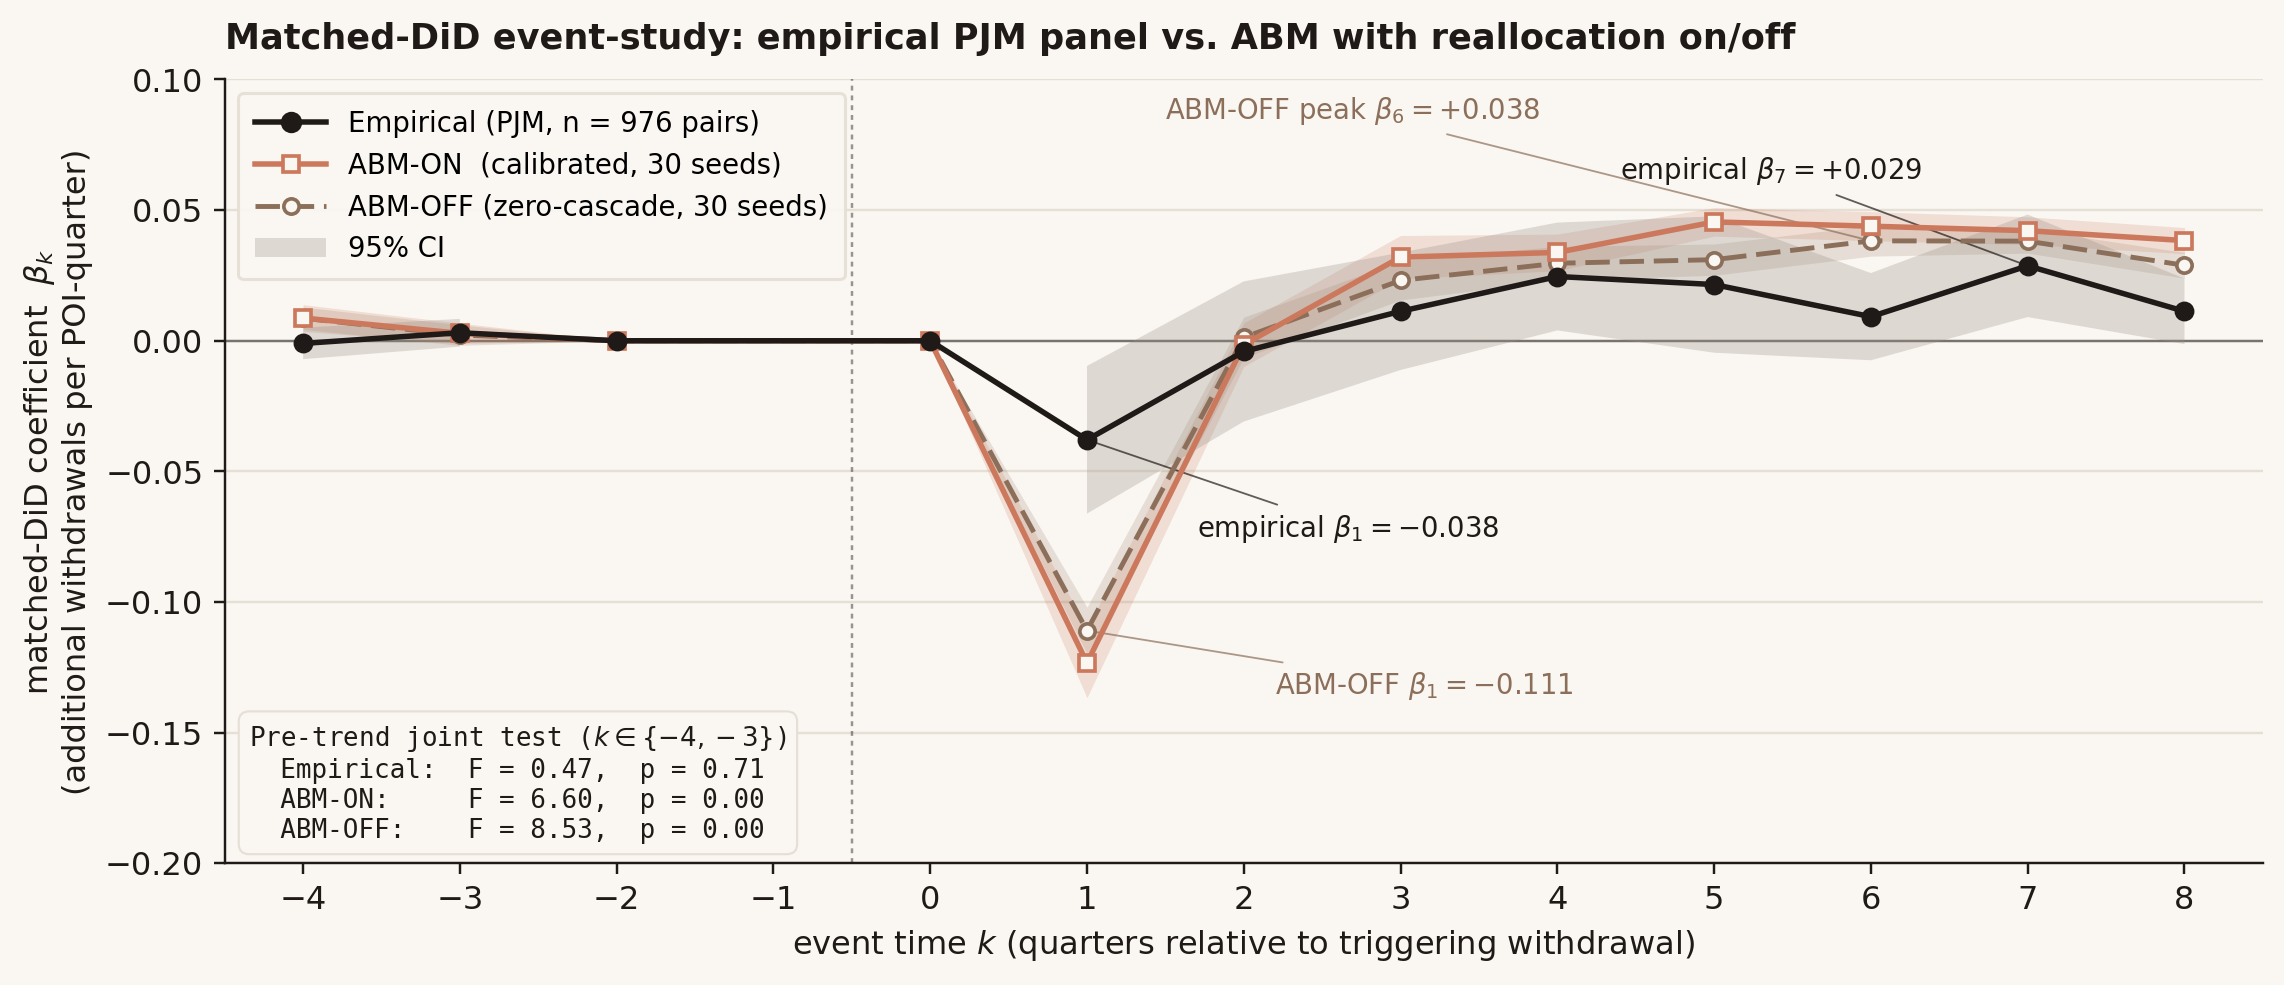

Source code (Python):
"""Figure 1: Empirical vs. ABM-ON vs. ABM-OFF matched-DiD event-study coefficients.

Reads:
  contagion/output/matched_did/tables/event_study_coefficients.csv  (empirical)
  contagion/output/matched_did/tables/pre_trend_test.csv            (empirical pre-trend F)
  ABM/full_abm/output/cascade_decomposition.csv                     (ABM ON/OFF, 30 seeds)

Writes:
  paper_figures/fig1_event_study.pdf
  paper_figures/fig1_event_study.png
"""
from __future__ import annotations
import os
import numpy as np
import pandas as pd
import matplotlib.pyplot as plt
from matplotlib.lines import Line2D
from matplotlib.patches import Patch

ROOT = os.path.dirname(os.path.dirname(os.path.abspath(__file__)))
EMP_CSV = os.path.join(ROOT, "contagion/output/matched_did/tables/event_study_coefficients.csv")
PRE_CSV = os.path.join(ROOT, "contagion/output/matched_did/tables/pre_trend_test.csv")
ABM_CSV = os.path.join(ROOT, "ABM/full_abm/output/cascade_decomposition.csv")
OUT_PDF = os.path.join(ROOT, "paper_figures/fig1_event_study.pdf")
OUT_PNG = os.path.join(ROOT, "paper_figures/fig1_event_study.png")

N_PAIRS = 976
N_SEEDS = 30

# Anthropic-ish palette: cream background, warm coral, muted brown, near-black ink.
CREAM   = "#FAF7F2"
INK     = "#1F1A17"
GRID    = "#E6DFD5"
CORAL   = "#CC785C"   # ABM-ON
BROWN   = "#8C6F5A"   # ABM-OFF
BLACK   = "#1F1A17"   # Empirical
RIB_EMP = "#9C9389"
RIB_ON  = "#CC785C"
RIB_OFF = "#8C6F5A"


def load_data():
    emp = pd.read_csv(EMP_CSV)
    abm = pd.read_csv(ABM_CSV)
    pre = pd.read_csv(PRE_CSV)
    return emp, abm, pre


def pre_trend_stat(beta, se, ks):
    """Wald-style joint-zero stat on pre-period (k in {-4,-3}); k=-2,-1 are mechanically zero."""
    mask = np.isin(ks, [-4, -3]) & np.isfinite(se) & (se > 0)
    if mask.sum() == 0:
        return np.nan, np.nan
    z2 = (beta[mask] / se[mask]) ** 2
    chi2 = float(z2.sum())
    df = int(mask.sum())
    # Survival function via scipy if available; else simple normal approx
    try:
        from scipy.stats import chi2 as chi2dist
        p = float(chi2dist.sf(chi2, df))
    except Exception:
        p = np.nan
    return chi2 / df, p  # report as F-style ratio + p


def build_panel(emp, abm):
    # Empirical: drop k=-1 (mechanical zero) for plotting; keep k=-2 even if tiny.
    emp = emp.sort_values("event_time").reset_index(drop=True)
    abm = abm.sort_values("k").reset_index(drop=True)

    # ABM 95% CIs from across-seed SE (honest for the methodological claim).
    abm = abm.assign(
        OFF_lo=abm["OFF_mean"] - 1.96 * abm["OFF_se"],
        OFF_hi=abm["OFF_mean"] + 1.96 * abm["OFF_se"],
        ON_lo =abm["ON_mean"]  - 1.96 * abm["ON_se"],
        ON_hi =abm["ON_mean"]  + 1.96 * abm["ON_se"],
    )
    return emp, abm


def main():
    emp, abm, pre = load_data()
    emp, abm = build_panel(emp, abm)

    ks = emp["event_time"].to_numpy()

    # plotting mask: drop mechanical k=-1; keep k=-2 (essentially zero by construction).
    plot_mask = ks != -1
    ks_p   = ks[plot_mask]
    emp_b  = emp["beta"].to_numpy()[plot_mask]
    emp_lo = emp["ci_lower"].to_numpy()[plot_mask]
    emp_hi = emp["ci_upper"].to_numpy()[plot_mask]

    abm_ks = abm["k"].to_numpy()
    abm_mask = abm_ks != -1
    abm_ks_p = abm_ks[abm_mask]
    on_b   = abm["ON_mean"].to_numpy()[abm_mask]
    on_lo  = abm["ON_lo"].to_numpy()[abm_mask]
    on_hi  = abm["ON_hi"].to_numpy()[abm_mask]
    off_b  = abm["OFF_mean"].to_numpy()[abm_mask]
    off_lo = abm["OFF_lo"].to_numpy()[abm_mask]
    off_hi = abm["OFF_hi"].to_numpy()[abm_mask]

    # ---- pre-trend stats ----
    emp_F = float(pre["f_stat"].iloc[0]); emp_p = float(pre["p_value"].iloc[0])
    on_F,  on_p  = pre_trend_stat(abm["ON_mean"].to_numpy(),
                                   abm["ON_se"].to_numpy(), abm_ks)
    off_F, off_p = pre_trend_stat(abm["OFF_mean"].to_numpy(),
                                   abm["OFF_se"].to_numpy(), abm_ks)

    # ---- figure ----
    plt.rcParams.update({
        "font.family": "DejaVu Sans",
        "font.size": 10.5,
        "axes.edgecolor": INK,
        "axes.labelcolor": INK,
        "xtick.color": INK,
        "ytick.color": INK,
        "axes.linewidth": 0.8,
        "axes.spines.top": False,
        "axes.spines.right": False,
    })

    fig, ax = plt.subplots(figsize=(10.5, 4.6))
    fig.patch.set_facecolor(CREAM)
    ax.set_facecolor(CREAM)

    # gridlines
    ax.yaxis.grid(True, color=GRID, linewidth=0.8, zorder=0)
    ax.set_axisbelow(True)

    # reference lines
    ax.axhline(0.0, color=INK, linewidth=0.8, alpha=0.55, zorder=1)
    ax.axvline(-0.5, color=INK, linewidth=0.8, alpha=0.45,
               linestyle=(0, (2, 2)), zorder=1)

    # ---- ribbons ----
    ax.fill_between(abm_ks_p, off_lo, off_hi, color=RIB_OFF, alpha=0.18,
                    linewidth=0, zorder=2)
    ax.fill_between(abm_ks_p, on_lo,  on_hi,  color=RIB_ON,  alpha=0.20,
                    linewidth=0, zorder=2)
    ax.fill_between(ks_p, emp_lo, emp_hi, color=RIB_EMP, alpha=0.30,
                    linewidth=0, zorder=3)

    # ---- lines ----
    ax.plot(abm_ks_p, off_b, color=BROWN, linewidth=1.6,
            linestyle=(0, (5, 2)), marker="o", markersize=5,
            markerfacecolor=CREAM, markeredgecolor=BROWN, markeredgewidth=1.2,
            zorder=4, label="ABM-OFF")
    ax.plot(abm_ks_p, on_b, color=CORAL, linewidth=1.8,
            linestyle="-", marker="s", markersize=5,
            markerfacecolor=CREAM, markeredgecolor=CORAL, markeredgewidth=1.2,
            zorder=5, label="ABM-ON")
    ax.plot(ks_p, emp_b, color=BLACK, linewidth=1.8,
            linestyle="-", marker="o", markersize=5.5,
            markerfacecolor=BLACK, markeredgecolor=BLACK,
            zorder=6, label="Empirical")

    # ---- annotations: empirical dip & peak ----
    # k=1 dip
    ax.annotate(r"empirical $\beta_{1}=-0.038$",
                xy=(1, emp.loc[emp.event_time == 1, "beta"].iloc[0]),
                xytext=(1.7, -0.075),
                fontsize=9, color=INK,
                arrowprops=dict(arrowstyle="-", color=INK, lw=0.6, alpha=0.7))
    # k=7 peak
    ax.annotate(r"empirical $\beta_{7}=+0.029$",
                xy=(7, emp.loc[emp.event_time == 7, "beta"].iloc[0]),
                xytext=(4.4, 0.062),
                fontsize=9, color=INK,
                arrowprops=dict(arrowstyle="-", color=INK, lw=0.6, alpha=0.7))
    # ABM-OFF dip (magnitude gap)
    off_k1 = float(abm.loc[abm.k == 1, "OFF_mean"].iloc[0])
    ax.annotate(rf"ABM-OFF $\beta_{{1}}={off_k1:+.3f}$",
                xy=(1, off_k1),
                xytext=(2.2, -0.135),
                fontsize=9, color=BROWN,
                arrowprops=dict(arrowstyle="-", color=BROWN, lw=0.6, alpha=0.7))
    # ABM-OFF peak
    off_peak_k = int(abm.loc[abm["OFF_mean"].idxmax(), "k"])
    off_peak_b = float(abm["OFF_mean"].max())
    ax.annotate(rf"ABM-OFF peak $\beta_{{{off_peak_k}}}={off_peak_b:+.3f}$",
                xy=(off_peak_k, off_peak_b),
                xytext=(off_peak_k - 4.5, 0.085),
                fontsize=9, color=BROWN,
                arrowprops=dict(arrowstyle="-", color=BROWN, lw=0.6, alpha=0.7))

    # ---- pre-trend stats box ----
    txt = (
        "Pre-trend joint test ($k\\in\\{-4,-3\\}$)\n"
        f"  Empirical:  F = {emp_F:.2f},  p = {emp_p:.2f}\n"
        f"  ABM-ON:     F = {on_F:.2f},  p = {on_p:.2f}\n"
        f"  ABM-OFF:    F = {off_F:.2f},  p = {off_p:.2f}"
    )
    ax.text(0.012, 0.025, txt, transform=ax.transAxes,
            fontsize=8.5, color=INK, family="monospace",
            verticalalignment="bottom",
            bbox=dict(facecolor=CREAM, edgecolor=GRID, linewidth=0.7,
                      boxstyle="round,pad=0.4"))

    # ---- axes ----
    ax.set_xlabel("event time $k$ (quarters relative to triggering withdrawal)",
                  fontsize=10.5, color=INK)
    ax.set_ylabel(r"matched-DiD coefficient  $\beta_k$"
                  "\n"
                  "(additional withdrawals per POI-quarter)",
                  fontsize=10.5, color=INK)
    ax.set_xticks(np.arange(-4, 9))
    ax.set_xlim(-4.5, 8.5)
    ax.set_ylim(-0.20, 0.10)
    ax.set_yticks(np.arange(-0.20, 0.11, 0.05))

    # custom legend (color + style + marker)
    legend_handles = [
        Line2D([0], [0], color=BLACK, lw=1.8, marker="o", markersize=6,
               markerfacecolor=BLACK, markeredgecolor=BLACK,
               label=f"Empirical (PJM, n = {N_PAIRS} pairs)"),
        Line2D([0], [0], color=CORAL, lw=1.8, marker="s", markersize=5,
               markerfacecolor=CREAM, markeredgecolor=CORAL, markeredgewidth=1.2,
               label=f"ABM-ON  (calibrated, {N_SEEDS} seeds)"),
        Line2D([0], [0], color=BROWN, lw=1.6, marker="o", markersize=5,
               markerfacecolor=CREAM, markeredgecolor=BROWN, markeredgewidth=1.2,
               linestyle=(0, (5, 2)),
               label=f"ABM-OFF (zero-cascade, {N_SEEDS} seeds)"),
        Patch(facecolor=RIB_EMP, alpha=0.30, label="95% CI"),
    ]
    leg = ax.legend(handles=legend_handles, loc="upper left",
                    frameon=True, framealpha=0.95,
                    edgecolor=GRID, fontsize=9, handlelength=2.6,
                    borderpad=0.6)
    leg.get_frame().set_facecolor(CREAM)

    ax.set_title("Matched-DiD event-study: empirical PJM panel vs. ABM with reallocation on/off",
                 fontsize=11.5, color=INK, loc="left", pad=10, weight="bold")

    fig.tight_layout()
    fig.savefig(OUT_PDF, facecolor=CREAM, bbox_inches="tight")
    fig.savefig(OUT_PNG, facecolor=CREAM, dpi=220, bbox_inches="tight")
    print(f"wrote {OUT_PDF}")
    print(f"wrote {OUT_PNG}")


if __name__ == "__main__":
    main()
